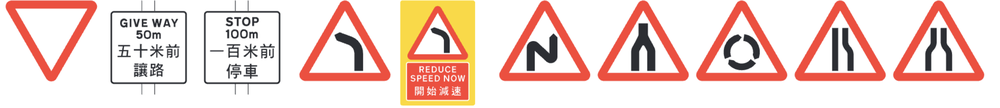
#> input picture traffic_sign.png, 1000 x 108 px, shrunk from 2538 x 274 before the run
$ python copyPhoto.py
#> lines starting #> are read from the running program, lines starting #| are printed output that depends on the picture; after the words box and inside, x2 and y2 are one past the last pixel; in counts of white or black regions, pixels touching at a corner belong together
from google.colab import files
import cv2
import numpy as np

# Load the image
image = cv2.imread("./traffic_sign.png")
#> image is the input picture: shape (108, 1000, 3); mean B, G, R 207.8, 214.7, 239.8

# Convert the image to grayscale
gray = cv2.cvtColor(image, cv2.COLOR_BGR2GRAY)
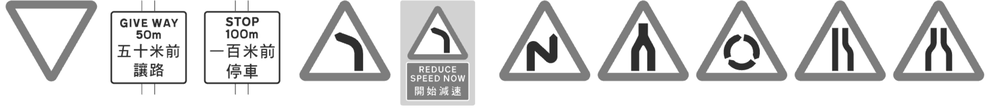
#> gray: shape (108, 1000); min 17, max 255, mean 221.5

# Threshold the image to binarize
_, binarized = cv2.threshold(gray, 240, 255, cv2.THRESH_BINARY_INV)
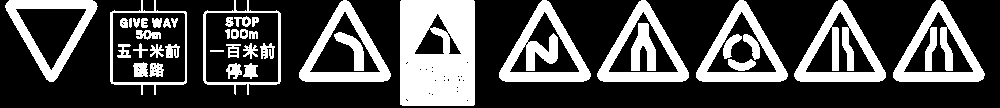
#> binarized: shape (108, 1000); 29% white; 43 white regions

# Find contours
contours, _ = cv2.findContours(binarized, cv2.RETR_EXTERNAL, cv2.CHAIN_APPROX_SIMPLE)
#> contours = 10 contours; largest, box (x1, y1, x2, y2) and area: (400, 0, 475, 106) 7767, (203, 0, 281, 95) 5654, (110, 0, 187, 95) 5588, (794, 0, 886, 82) 4291, (499, 0, 591, 82) 4290

for index, contour in enumerate(contours):
    # Get bounding box from the contour
    x, y, w, h = cv2.boundingRect(contour)

    # Extract the region of interest
    sign = image[y:y+h, x:x+w]

    # Convert to RGB (OpenCV uses BGR by default)
    sign_rgb = cv2.cvtColor(sign, cv2.COLOR_BGR2RGB)

    # Create a binary mask where white regions are set to 0 and non-white regions are set to 1
    lower_white = np.array([220, 220, 220], dtype=np.uint8)
    upper_white = np.array([255, 255, 255], dtype=np.uint8)
    mask = cv2.inRange(sign_rgb, lower_white, upper_white)
    mask_inv = cv2.bitwise_not(mask)

    # Convert image to RGBA format and set the alpha channel to the inverse of the mask
    sign_rgba = cv2.cvtColor(sign_rgb, cv2.COLOR_RGB2BGRA)
    sign_rgba[:, :, 3] = mask_inv

    # Save the sign with a transparent background
    cv2.imwrite(f"sign_{index}.png", sign_rgba)
    files.download(f'sign_{index}.png')
#> this loop made 10 passes
#> (x, w, h) on passes 1 to 10: (893, 92, 82), (794, 92, 82), (696, 92, 82), (597, 92, 82), (499, 92, 82), (400, 75, 106), (299, 92, 82), (203, 78, 95), (110, 77, 95), (5, 93, 82)
#> pass 1, `sign = image[y:y+h, x:x+w]`:
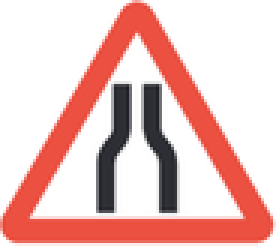
#> sign: shape (82, 92, 3) (shown 3 times larger); mean B, G, R 189.3, 193.2, 234.4
#> pass 1, `mask = cv2.inRange(sign_rgb, lower_white, upper_white)`:
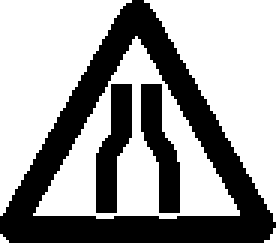
#> mask: shape (82, 92) (shown 3 times larger); 63.1% white; 3 black regions, box (x1, y1, x2, y2) and area: (0, 0, 92, 81) 2170, (32, 28, 44, 71) 309, (47, 28, 60, 71) 308
#> after the loop:
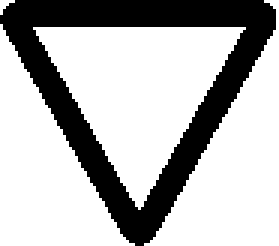
#> mask: shape (82, 93) (shown 3 times larger); 71.1% white; 1 black region, box (x1, y1, x2, y2) and area: (0, 0, 92, 82) 2204
#> after the loop:
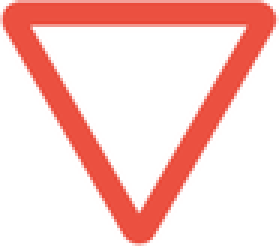
#> sign: shape (82, 93, 3) (shown 3 times larger); mean B, G, R 204, 208.2, 249.5
